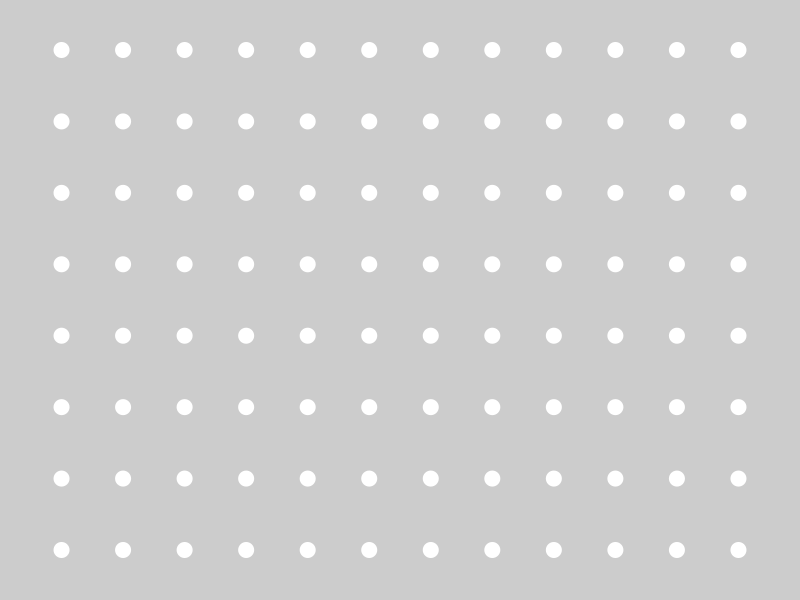

Source code (R):
# R code to produce a simple vector graphic of a 96-well plate
pdf('~/d/j/cureffi/media/2016/04/96w.pdf',width=3,height=2)
par(mar=rep(0,4),bg='#CCCCCC')
xy = expand.grid(x=1:12,y=1:8)
plot(x=xy$x-.5, xy$y-.5, pch=19, col='#FFFFFF', cex=2, xlim=c(-.5,12.5),ylim=c(-.2,8.2),xaxs='i',yaxs='i',xaxt='n',yaxt='n',xlab='',ylab='',axes=FALSE, ann=FALSE)
dev.off()